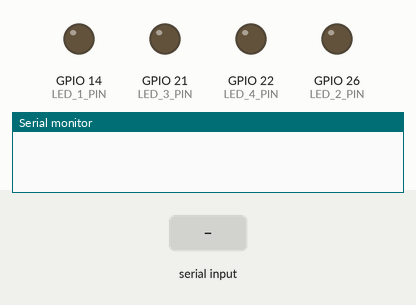
The program below on a simulated ESP32. On the bench: output pins drawn as LEDs (lit = HIGH), the last lines printed to the serial monitor. The test bench sets the inputs (shaded band).

Above: at 1.2 s.
1.3 s: "30,150\n" received over Serial
At 2.3 s:
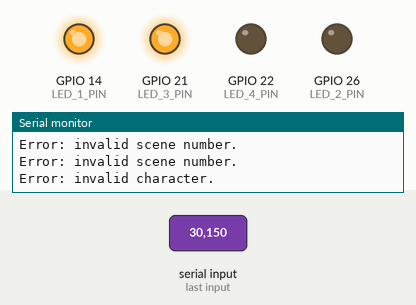
3.1 s: "2\n" received over Serial
At 3.6 s:
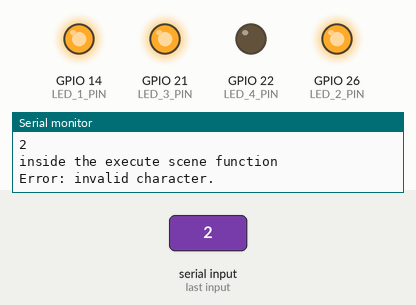
7.6 s: "1\n" received over Serial
At 8.6 s:
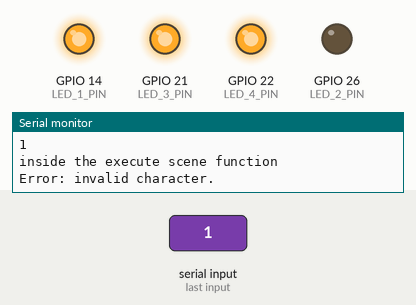
9.6 s: "200\n" received over Serial
At 10.0 s:
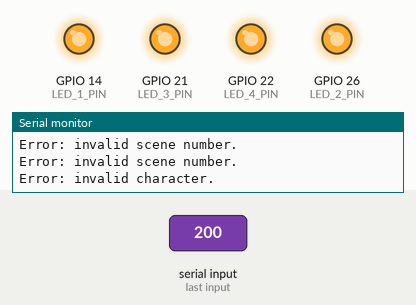
12.6 s: "30,150\n" received over Serial
At 18.4 s:
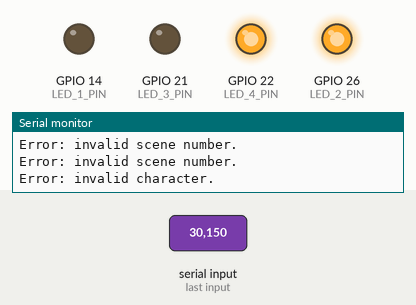
18.6 s: "3\n" received over Serial
At 24.6 s:
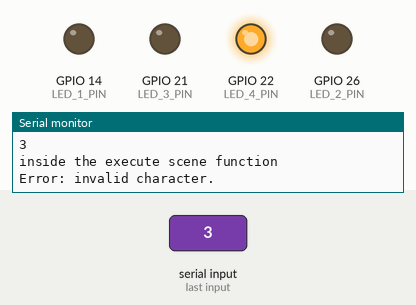
Timing chart, 0 to 25.1 s (numbered marks = the images above; inputs shaded):
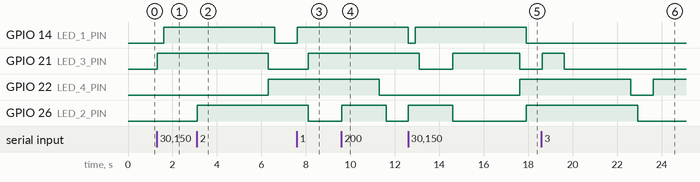

The program:

main.cpp
```cpp
#include <Arduino.h>
#include <freertos/FreeRTOS.h>
#include <freertos/semphr.h>
#include <string.h>

//led constants
#define LED_1_PIN 14  //Sprinkler 1
#define LED_2_PIN 26  //Sprinkler 2
#define LED_3_PIN 21  //Sprinkler 3
#define LED_4_PIN 22  //Sprinkler 4

const uint32_t stackDepth = 1052;

//define semaphores for both threads.
SemaphoreHandle_t uartReaderSemaphore;
SemaphoreHandle_t sceneExecutionSemaphore;

//threads
void sceneExecutionTask(void *pvParameters);
void uartReaderTask(void *pvParameters);

//functions
void executeScene(const char* scene[], int sceneLength);
void toggleLED(int ledPin, int state);

//scenes
const char* scene1[] = { "sp1 on", "wait 5", "sp1 off", "sp2 on", "wait 5", "sp2 off" };
const char* scene2[] = { "sp2 on", "wait 5", "sp2 off", "sp3 on", "wait 5", "sp3 off" };
const char* scene3[] = { "sp3 on", "wait 5", "sp3 off", "sp4 on", "wait 5", "sp4 off" };

void setup() {
  Serial.begin(9600);

  pinMode(LED_1_PIN, OUTPUT);
  pinMode(LED_2_PIN, OUTPUT);
  pinMode(LED_3_PIN, OUTPUT);
  pinMode(LED_4_PIN, OUTPUT);

  uartReaderSemaphore = xSemaphoreCreateBinary();
  sceneExecutionSemaphore = xSemaphoreCreateBinary();

  xTaskCreate(uartReaderTask, "UART Reader Task", stackDepth, NULL, 2, NULL);
}

/// @brief function to control the LED based on the which LED and which state.
/// @param ledPin
/// @param state
void toggleLED(int ledPin, int state) {
  digitalWrite(ledPin, state);
}

/// @brief function to execute each scene and toggle what needs to be toggled.
/// @param scene
/// @param sceneLength
void executeScene(const char* scene[], int sceneLength) {
  Serial.println("inside the execute scene function");
  for (int i = 0; i < sceneLength; i++) {
    if (strcmp(scene[i], "sp1 on") == 0) {
      toggleLED(LED_1_PIN, HIGH);
    } else if (strcmp(scene[i], "sp2 on") == 0) {
      toggleLED(LED_2_PIN, HIGH);
    } else if (strcmp(scene[i], "sp3 on") == 0) {
      toggleLED(LED_3_PIN, HIGH);
    } else if (strcmp(scene[i], "sp4 on") == 0) {
      toggleLED(LED_4_PIN, HIGH);
    } else if (strcmp(scene[i], "sp1 off") == 0) {
      toggleLED(LED_1_PIN, LOW);
    } else if (strcmp(scene[i], "sp2 off") == 0) {
      toggleLED(LED_2_PIN, LOW);
    } else if (strcmp(scene[i], "sp3 off") == 0) {
      toggleLED(LED_3_PIN, LOW);
    } else if (strcmp(scene[i], "sp4 off") == 0) {
      toggleLED(LED_4_PIN, LOW);
    } else if (strcmp(scene[i], "wait 5") == 0) {
      vTaskDelay(pdMS_TO_TICKS(5000));
    }
  }
}

/// @brief task to call the executeScene function based on received value.
/// @param pvParameters
void sceneExecutionTask(void *pvParameters) {
  Serial.println("\nInside sceneExecutionTask");
  while(1){
    int sceneNumber = *((int*)pvParameters);
    const char** scene = nullptr;
    int sceneLength = 0;

    Serial.println(sceneNumber);
    switch (sceneNumber) {
      case 1:
        scene = scene1;
        sceneLength = sizeof(scene1) / sizeof(scene1[0]);
        break;
      case 2:
        scene = scene2;
        sceneLength = sizeof(scene2) / sizeof(scene2[0]);
        break;
      case 3:
        scene = scene3;
        sceneLength = sizeof(scene3) / sizeof(scene3[3]);
        break;
      default:
        break;
    }

    if (scene != nullptr) {
      executeScene(scene, sceneLength);
    }
    vTaskDelete(NULL);
  }
}

/// @brief task to continuously read from the serial monitor
/// @param pvParameters
void uartReaderTask(void *pvParameters) {
  char receivedChar;
  while (1) {
    if (Serial.available()) {
      receivedChar = Serial.read();
      if (isdigit(receivedChar)) {
        int sceneNumber = receivedChar - '0';
        if (sceneNumber >= 1 && sceneNumber <= 3) {
          //valid scene number received, start a new thread to execute the scene
          xTaskCreate(sceneExecutionTask, "Scene Execution Task", stackDepth, &sceneNumber, 2, NULL);

          //echo the received number back to my serial monitor
          Serial.println(receivedChar);
        } else {
          //invalid scene number
          Serial.println("Error: invalid scene number.");
        }
      } else {
        //invalid character received.
        Serial.println("Error: invalid character.");
      }
    }
    vTaskDelay(pdMS_TO_TICKS(100));
  }
}

void loop() {

}
```

Measured:
- after the input at 1.3 s, GPIO 14 (LED_1_PIN): LOW → HIGH after 0.31 s; GPIO 21 (LED_3_PIN): LOW → HIGH at once
- after the input at 3.1 s, GPIO 26 (LED_2_PIN): LOW → HIGH after 0.01 s instead of 3.5 s
- after the input at 7.6 s, GPIO 14 (LED_1_PIN): LOW → HIGH at once
- after the input at 9.6 s, GPIO 26 (LED_2_PIN): LOW → HIGH at once, → LOW 2.0 s later
- after the input at 12.6 s, GPIO 22 (LED_4_PIN): LOW → HIGH after 5.0 s
- after the input at 18.6 s, GPIO 21 (LED_3_PIN): LOW → HIGH at once, → LOW 0.99 s later
